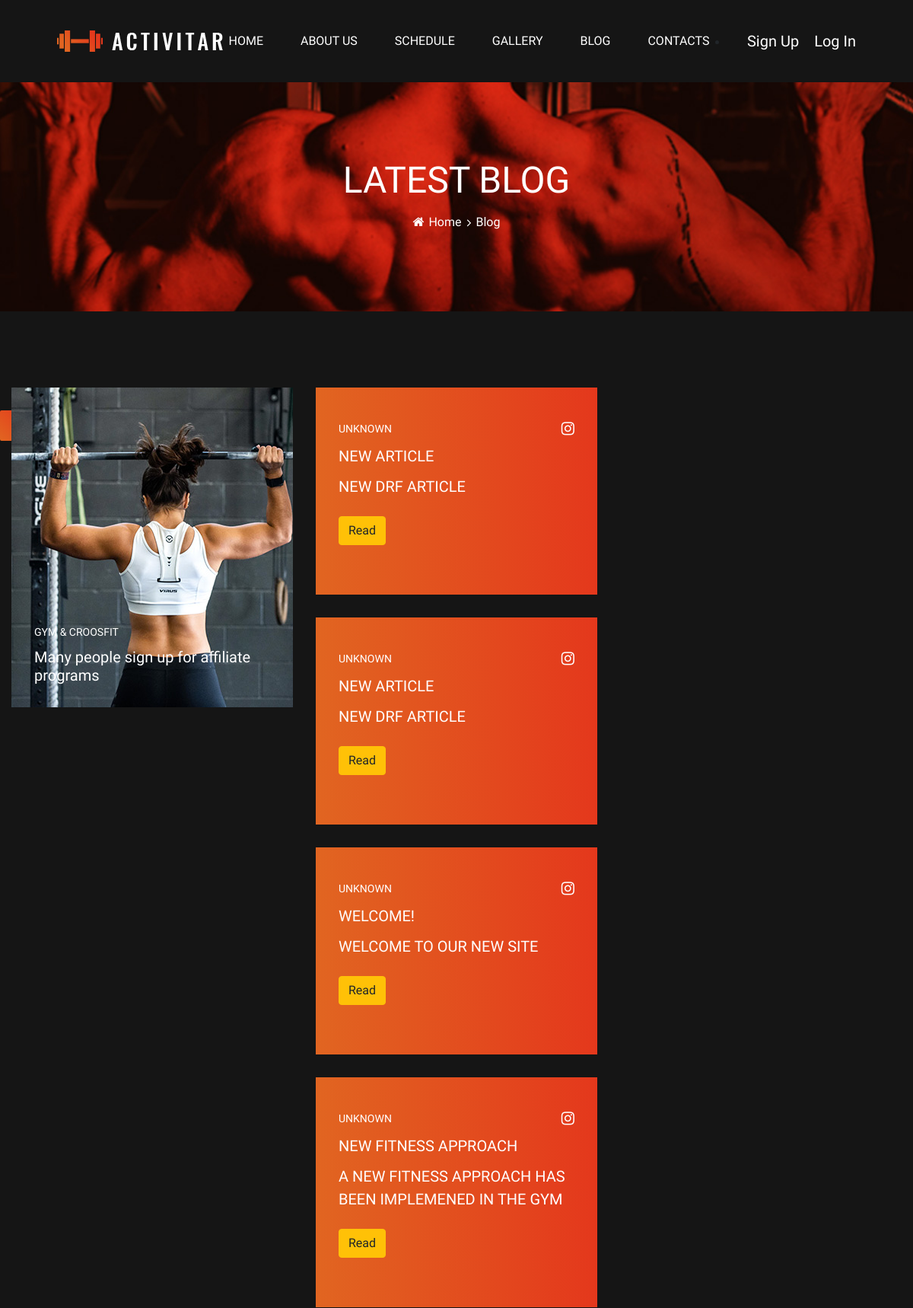
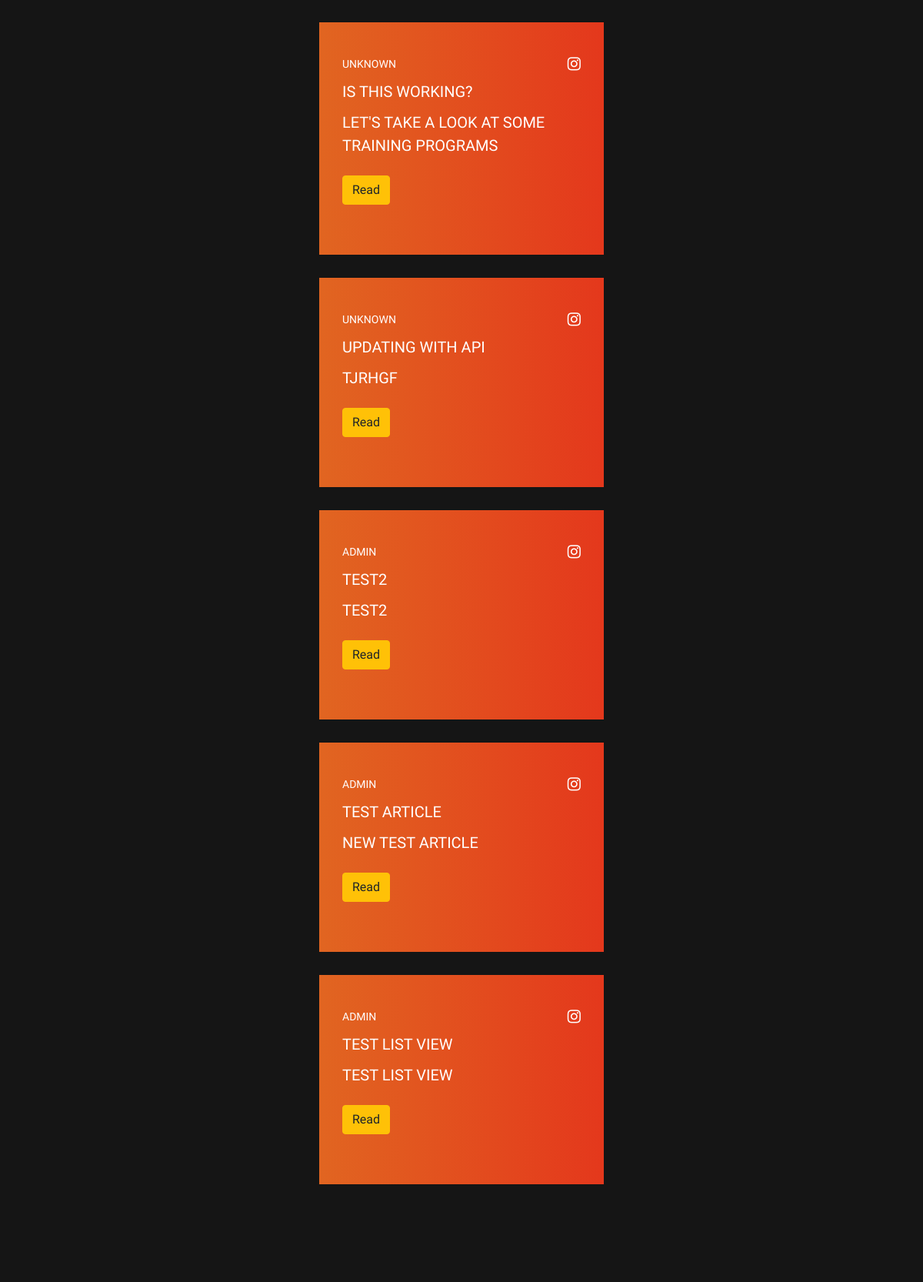
Screenshot of /blog/ (upper part) with the database file from the repository (2 pictures, top to bottom).
### blog/models.py (models this page shows, shortened)
class Articles(models.Model):
    title = models.CharField('Title', max_length=100)
    intro = models.CharField('Intro', max_length=250)
    text = models.TextField('Article text')
    date = models.DateField('Date', null=True)
    author = models.ForeignKey(get_user_model(), on_delete=models.SET_NULL, related_name='articles', null=True, default=None)
    class Meta:
        verbose_name = 'Article'
        verbose_name_plural = 'Articles'

### blog/views.py (the view)
# urls.py: path('', views.blog, name='blog'),
def blog(request):
    news = Articles.objects.order_by('date')
    return render(request, 'main/blog.html', {'news': news})

### main/templates/main/blog.html (shortened to what this page needs)
{% extends 'main/layout.html' %}
{% load static %}
{% block content %}
    <section class="breadcrumb-section set-bg spad" data-setbg="{% static 'main/img/about-bread.jpg' %}">
        <div class="container">
            <div class="row">
                <div class="col-lg-12">
                    <div class="breadcrumb-text">
                        <h2>Latest Blog</h2>
                        <div class="breadcrumb-controls">
                            <a href="#"><i class="fa fa-home"></i> Home</a>
                            <span>Blog</span>
                        </div>
                    </div>
                </div>
            </div>
        </div>
    </section>
        <section class="blog-section blog-page spad">
        <div class="container">
            <div class="row blog-gird">
                <div class="col-lg-4 col-md-6 grid-item">
                    <div class="blog-item large-item set-bg" data-setbg="{% static 'main/img/blog/blog-1.jpg' %}">
                        <a href="{% url 'blog' %}" class="blog-text">
                            <div class="categories">Gym & Croosfit</div>
                            <h5>Many people sign up for affiliate programs</h5>
                        </a>
                    </div>
                </div>
                <div class="col-lg-4 col-md-6 grid-item">
                    {% for el in news %}
                    <div class="blog-item instagram-item">
                        <a href="#" class="instagram-text">
                            <div class="categories">{{ el.author.username|default:'Unknown' }}<i class="fa fa-instagram"></i></div>
                            <h5>{{ el.title }}</h5>
                            <h5>{{ el.intro }}</h5><br>
                            <a href="{% url 'blog_detail' el.id %}" class="btn btn-warning">Read</a>
                        </a>
                    </div>
                    {% endfor %}
                </div>
            <div class="blog-option">
                <div class="blog-pagination">
                    <a href="#" class="active">1</a>
                    <a href="#">3</a>
                    <a href="#"></a>
                </div>
                </div>
            </div>
        </div>
    </section>
                {% endblock %}

### static/main/css/style.css (style rules this page uses)
html, body { height: 100%; font-family: "Nunito Sans", sans-serif; -webkit-font-smoothing: antialiased; font-smoothing: antialiased; }
h5 { margin: 0; font-size: 18px; color: #FFFFFF; font-weight: 400; font-family: "Oswald", sans-serif; }
h1, h2, h3, h4, h6 { margin: 0; color: #111111; font-weight: 400; font-family: "Oswald", sans-serif; }
h2 { font-size: 36px; }
.set-bg { background-repeat: no-repeat; background-size: cover; background-position: top center; }
.spad { padding-top: 100px; padding-bottom: 100px; }
.blog-section { background: #151515; padding-top: 90px; padding-bottom: 66px; }
.blog-item { position: relative; margin-bottom: 30px; }
.blog-item.large-item { height: 420px; }
.blog-item .blog-text { position: absolute; left: 0; bottom: 0; width: 100%; padding-left: 30px; padding-bottom: 30px; padding-right: 30px; }
.blog-item .blog-text .categories { font-size: 14px; color: #ffffff; text-transform: uppercase; }
.blog-item .blog-text h5 { font-size: 20px; color: #ffffff; font-weight: 500; margin-top: 10px; }
.blog-item.instagram-item { background: -webkit-gradient(linear, left top, right top, from(#e16521), to(#e4381C)); background: -o-linear-gradient(left, #e16521, #e4381C); background: linear-gradient(to right, #e16521, #e4381C); padding: 44px 30px 65px; }
.blog-item.instagram-item .instagram-text { display: block; }
.blog-item.instagram-item .instagram-text .categories { font-size: 14px; color: #ffffff; text-transform: uppercase; position: relative; }
.blog-item.instagram-item .instagram-text .categories i { font-size: 20px; position: absolute; right: 0; top: 0; }
.blog-item.instagram-item .instagram-text h5 { font-size: 20px; color: #ffffff; font-weight: 500; margin-top: 10px; text-transform: uppercase; line-height: 1.5; }
.breadcrumb-section { padding-bottom: 105px; }
.breadcrumb-text { text-align: center; }
.breadcrumb-text h2 { font-size: 48px; font-weight: 500; color: #ffffff; text-transform: uppercase; margin-bottom: 14px; }
.breadcrumb-text .breadcrumb-controls a { font-size: 16px; color: #ffffff; margin-right: 15px; position: relative; }
.breadcrumb-text .breadcrumb-controls a:after { position: absolute; right: -13px; top: -2px; content: ""; font-family: "FontAwesome"; font-size: 16px; color: #ffffff; }
.breadcrumb-text .breadcrumb-controls a i { margin-right: 2px; }
.breadcrumb-text .breadcrumb-controls span { font-size: 16px; color: #ffffff; }
.blog-section.blog-page { padding-top: 100px; padding-bottom: 100px; }
.blog-option { margin-top: 30px; }
.blog-option .blog-pagination { font-size: 16px; color: #ffffff; float: left; }
.blog-option .blog-pagination a { font-size: 16px; color: #ffffff; display: inline-block; height: 40px; width: 40px; line-height: 40px; text-align: center; border-radius: 2px; -webkit-transition: all 0.3s; -o-transition: all 0.3s; transition: all 0.3s; }
.blog-option .blog-pagination a.active { background: -o-linear-gradient(45deg, #e16521, #e4381C); background: linear-gradient(45deg, #e16521, #e4381C); }
.blog-option .blog-pagination a:first-child { margin-right: 14px; }
@media only screen and (min-width: 1200px) { .container { max-width: 1200px; } }

### rows the page displays
Articles: author.username "UNKNOWN", title "NEW ARTICLE", intro "NEW DRF ARTICLE"
Articles: author.username "UNKNOWN", title "NEW ARTICLE", intro "NEW DRF ARTICLE"
Articles: author.username "UNKNOWN", title "WELCOME!", intro "WELCOME TO OUR NEW SITE"
Articles: author.username "UNKNOWN", title "NEW FITNESS APPROACH", intro "A NEW FITNESS APPROACH HAS BEEN IMPLEMENED IN THE GYM"
Articles: author.username "UNKNOWN", title "IS THIS WORKING?", intro "LET'S TAKE A LOOK AT SOME TRAINING PROGRAMS"
Articles: author.username "UNKNOWN", title "UPDATING WITH API", intro "TJRHGF"
Articles: author.username "ADMIN", title "TEST2", intro "TEST2"
Articles: author.username "ADMIN", title "TEST ARTICLE", intro "NEW TEST ARTICLE"
Articles: author.username "ADMIN", title "TEST LIST VIEW", intro "TEST LIST VIEW"
